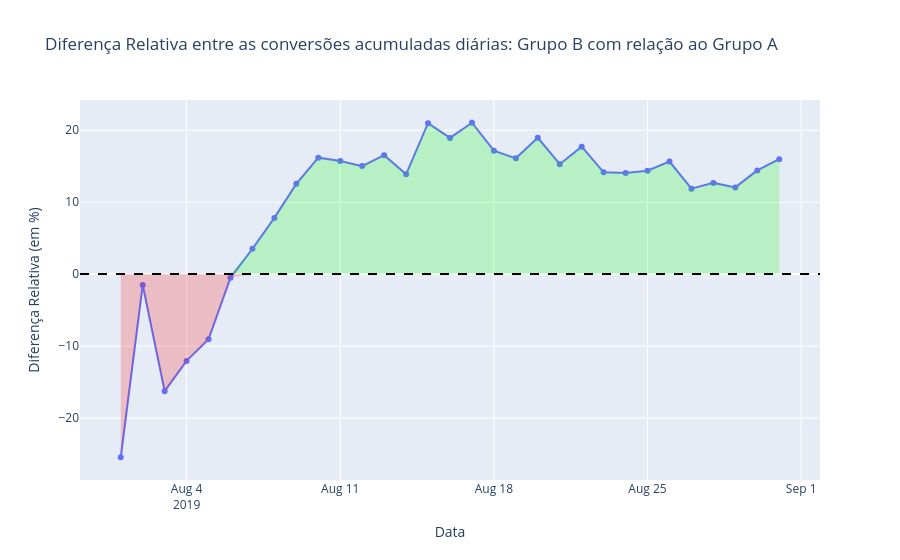

Here is the notebook cell this chart was saved with:
### Code cell
# Plotando um gráfico de linhas para visualizar a diferença relativa das conversões por grupo:

# 1. Criando a linha principal
fig = px.line(funil_acumulado,
              x='date',
              y='diferenca_relativa_conversao',
              title='Diferença Relativa entre as conversões acumuladas diárias: Grupo B com relação ao Grupo A',
              labels={'date': 'Data', 'diferenca_relativa_conversao': 'Diferença Relativa (em %)'},
              markers=True)

# 2. Adiciona a linha horizontal no zero (preta e tracejada)
fig.add_hline(y=0, line_dash="dash", line_color="black", line_width=2)

# 3. Adiciona sombreamento condicional
# Para positivo (Verde)
fig.add_scatter(x=funil_acumulado['date'], 
                y=funil_acumulado['diferenca_relativa_conversao'].clip(lower=0),
                fill='tozeroy', mode='none', fillcolor='rgba(0, 255, 0, 0.2)', name='Positivo', showlegend=False)

# Para negativo (Vermelho)
fig.add_scatter(x=funil_acumulado['date'], 
                y=funil_acumulado['diferenca_relativa_conversao'].clip(upper=0),
                fill='tozeroy', mode='none', fillcolor='rgba(255, 0, 0, 0.2)', name='Negativo', showlegend=False)

# Melhora o layout
fig.update_layout(hovermode='x unified')

fig.show()

### Figure 1 — Plotly figure (JSON) as saved in the notebook; plotly's stock layout.template omitted (floating-point values rounded to 4 significant figures)
{"data": [{"hovertemplate": "Data=%{x}<br>Diferença Relativa (em %)=%{y}<extra></extra>", "legendgroup": "", "line": {"color": "#636efa", "dash": "solid"}, "marker": {"symbol": "circle"}, "mode": "lines+markers", "name": "", "orientation": "v", "showlegend": false, "type": "scatter", "x": ["2019-08-01T00:00:00", "2019-08-02T00:00:00", "2019-08-03T00:00:00", "2019-08-04T00:00:00", "2019-08-05T00:00:00", "2019-08-06T00:00:00", "2019-08-07T00:00:00", "2019-08-08T00:00:00", "2019-08-09T00:00:00", "2019-08-10T00:00:00", "2019-08-11T00:00:00", "2019-08-12T00:00:00", "2019-08-13T00:00:00", "2019-08-14T00:00:00", "2019-08-15T00:00:00", "2019-08-16T00:00:00", "2019-08-17T00:00:00", "2019-08-18T00:00:00", "2019-08-19T00:00:00", "2019-08-20T00:00:00", "2019-08-21T00:00:00", "2019-08-22T00:00:00", "2019-08-23T00:00:00", "2019-08-24T00:00:00", "2019-08-25T00:00:00", "2019-08-26T00:00:00", "2019-08-27T00:00:00", "2019-08-28T00:00:00", "2019-08-29T00:00:00", "2019-08-30T00:00:00", "2019-08-31T00:00:00"], "xaxis": "x", "y": [-25.46, -1.524, -16.28, -12.07, -9.059, -0.506, 3.511, 7.814, 12.55, 16.19, 15.72, 15.02, 16.54, 13.88, 20.99, 18.94, 21.04, 17.16, 16.1, 18.96, 15.29, 17.72, 14.15, 14.05, 14.38, 15.65, 11.88, 12.68, 12.05, 14.41, 15.98], "yaxis": "y"}, {"fill": "tozeroy", "fillcolor": "rgba(0, 255, 0, 0.2)", "mode": "none", "name": "Positivo", "showlegend": false, "type": "scatter", "x": ["2019-08-01T00:00:00", "2019-08-02T00:00:00", "2019-08-03T00:00:00", "2019-08-04T00:00:00", "2019-08-05T00:00:00", "2019-08-06T00:00:00", "2019-08-07T00:00:00", "2019-08-08T00:00:00", "2019-08-09T00:00:00", "2019-08-10T00:00:00", "2019-08-11T00:00:00", "2019-08-12T00:00:00", "2019-08-13T00:00:00", "2019-08-14T00:00:00", "2019-08-15T00:00:00", "2019-08-16T00:00:00", "2019-08-17T00:00:00", "2019-08-18T00:00:00", "2019-08-19T00:00:00", "2019-08-20T00:00:00", "2019-08-21T00:00:00", "2019-08-22T00:00:00", "2019-08-23T00:00:00", "2019-08-24T00:00:00", "2019-08-25T00:00:00", "2019-08-26T00:00:00", "2019-08-27T00:00:00", "2019-08-28T00:00:00", "2019-08-29T00:00:00", "2019-08-30T00:00:00", "2019-08-31T00:00:00"], "y": [0.0, 0.0, 0.0, 0.0, 0.0, 0.0, 3.511, 7.814, 12.55, 16.19, 15.72, 15.02, 16.54, 13.88, 20.99, 18.94, 21.04, 17.16, 16.1, 18.96, 15.29, 17.72, 14.15, 14.05, 14.38, 15.65, 11.88, 12.68, 12.05, 14.41, 15.98]}, {"fill": "tozeroy", "fillcolor": "rgba(255, 0, 0, 0.2)", "mode": "none", "name": "Negativo", "showlegend": false, "type": "scatter", "x": ["2019-08-01T00:00:00", "2019-08-02T00:00:00", "2019-08-03T00:00:00", "2019-08-04T00:00:00", "2019-08-05T00:00:00", "2019-08-06T00:00:00", "2019-08-07T00:00:00", "2019-08-08T00:00:00", "2019-08-09T00:00:00", "2019-08-10T00:00:00", "2019-08-11T00:00:00", "2019-08-12T00:00:00", "2019-08-13T00:00:00", "2019-08-14T00:00:00", "2019-08-15T00:00:00", "2019-08-16T00:00:00", "2019-08-17T00:00:00", "2019-08-18T00:00:00", "2019-08-19T00:00:00", "2019-08-20T00:00:00", "2019-08-21T00:00:00", "2019-08-22T00:00:00", "2019-08-23T00:00:00", "2019-08-24T00:00:00", "2019-08-25T00:00:00", "2019-08-26T00:00:00", "2019-08-27T00:00:00", "2019-08-28T00:00:00", "2019-08-29T00:00:00", "2019-08-30T00:00:00", "2019-08-31T00:00:00"], "y": [-25.46, -1.524, -16.28, -12.07, -9.059, -0.506, 0.0, 0.0, 0.0, 0.0, 0.0, 0.0, 0.0, 0.0, 0.0, 0.0, 0.0, 0.0, 0.0, 0.0, 0.0, 0.0, 0.0, 0.0, 0.0, 0.0, 0.0, 0.0, 0.0, 0.0, 0.0]}], "layout": {"hovermode": "x unified", "legend": {"tracegroupgap": 0}, "shapes": [{"line": {"color": "black", "dash": "dash", "width": 2}, "type": "line", "x0": 0, "x1": 1, "xref": "x domain", "y0": 0, "y1": 0, "yref": "y"}], "title": {"text": "Diferença Relativa entre as conversões acumuladas diárias: Grupo B com relação ao Grupo A"}, "xaxis": {"anchor": "y", "domain": [0, 1], "title": {"text": "Data"}}, "yaxis": {"anchor": "x", "domain": [0, 1], "title": {"text": "Diferença Relativa (em %)"}}}}
